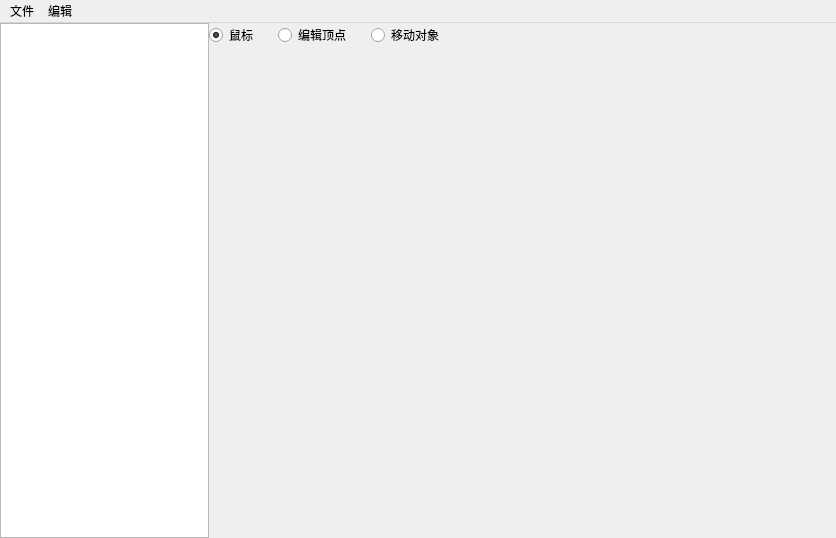
<?xml version="1.0" encoding="UTF-8"?>
<ui version="4.0">
 <class>MainWindow</class>
 <widget class="QMainWindow" name="MainWindow">
  <property name="geometry">
   <rect>
    <x>0</x>
    <y>0</y>
    <width>836</width>
    <height>538</height>
   </rect>
  </property>
  <property name="windowTitle">
   <string>MainWindow</string>
  </property>
  <widget class="QWidget" name="centralWidget">
   <layout class="QHBoxLayout" name="horizontalLayout" stretch="1,3">
    <property name="spacing">
     <number>0</number>
    </property>
    <property name="leftMargin">
     <number>0</number>
    </property>
    <property name="topMargin">
     <number>0</number>
    </property>
    <property name="rightMargin">
     <number>0</number>
    </property>
    <property name="bottomMargin">
     <number>0</number>
    </property>
    <item>
     <widget class="SideListWidget" name="listWidget">
      <property name="focusPolicy">
       <enum>Qt::NoFocus</enum>
      </property>
     </widget>
    </item>
    <item>
     <layout class="QVBoxLayout" name="verticalLayout" stretch="0,1">
      <property name="spacing">
       <number>0</number>
      </property>
      <item>
       <layout class="QHBoxLayout" name="horizontalLayout_3">
        <property name="spacing">
         <number>20</number>
        </property>
        <item>
         <widget class="QRadioButton" name="rbArrow">
          <property name="focusPolicy">
           <enum>Qt::NoFocus</enum>
          </property>
          <property name="text">
           <string>鼠标</string>
          </property>
          <property name="icon">
           <iconset resource="src.qrc">
            <normaloff>:/CursorIcon/src/ArrowCursor.png</normaloff>:/CursorIcon/src/ArrowCursor.png</iconset>
          </property>
          <property name="checked">
           <bool>true</bool>
          </property>
         </widget>
        </item>
        <item>
         <widget class="QRadioButton" name="rbVertex">
          <property name="focusPolicy">
           <enum>Qt::NoFocus</enum>
          </property>
          <property name="text">
           <string>编辑顶点</string>
          </property>
          <property name="icon">
           <iconset resource="src.qrc">
            <normaloff>:/CursorIcon/src/VertexCursor.png</normaloff>:/CursorIcon/src/VertexCursor.png</iconset>
          </property>
         </widget>
        </item>
        <item>
         <widget class="QRadioButton" name="rbMove">
          <property name="focusPolicy">
           <enum>Qt::NoFocus</enum>
          </property>
          <property name="text">
           <string>移动对象</string>
          </property>
          <property name="icon">
           <iconset resource="src.qrc">
            <normaloff>:/CursorIcon/src/MoveCursor.png</normaloff>:/CursorIcon/src/MoveCursor.png</iconset>
          </property>
         </widget>
        </item>
        <item>
         <spacer name="horizontalSpacer">
          <property name="orientation">
           <enum>Qt::Horizontal</enum>
          </property>
          <property name="sizeHint" stdset="0">
           <size>
            <width>40</width>
            <height>20</height>
           </size>
          </property>
         </spacer>
        </item>
       </layout>
      </item>
      <item>
       <widget class="Viewport" name="viewport" native="true"/>
      </item>
     </layout>
    </item>
   </layout>
  </widget>
  <widget class="QMenuBar" name="menuBar">
   <property name="geometry">
    <rect>
     <x>0</x>
     <y>0</y>
     <width>836</width>
     <height>26</height>
    </rect>
   </property>
   <widget class="QMenu" name="menu">
    <property name="title">
     <string>文件</string>
    </property>
    <addaction name="actNew"/>
    <addaction name="actOpen"/>
    <addaction name="separator"/>
    <addaction name="actSave"/>
    <addaction name="actSaveAs"/>
    <addaction name="separator"/>
    <addaction name="actExportAll"/>
   </widget>
   <widget class="QMenu" name="menu_2">
    <property name="title">
     <string>编辑</string>
    </property>
    <addaction name="actAddPolygon"/>
    <addaction name="actAddBackground"/>
   </widget>
   <addaction name="menu"/>
   <addaction name="menu_2"/>
  </widget>
  <action name="actNew">
   <property name="text">
    <string>新建(&amp;N)</string>
   </property>
   <property name="shortcut">
    <string>Ctrl+N</string>
   </property>
  </action>
  <action name="actOpen">
   <property name="text">
    <string>打开(&amp;O)</string>
   </property>
   <property name="shortcut">
    <string>Ctrl+O</string>
   </property>
  </action>
  <action name="actSave">
   <property name="text">
    <string>保存(&amp;S)</string>
   </property>
   <property name="shortcut">
    <string>Ctrl+S</string>
   </property>
  </action>
  <action name="actSaveAs">
   <property name="text">
    <string>另存为</string>
   </property>
  </action>
  <action name="actAddPolygon">
   <property name="text">
    <string>添加多边形</string>
   </property>
  </action>
  <action name="actAddBackground">
   <property name="text">
    <string>添加背景图片</string>
   </property>
  </action>
  <action name="actExportAll">
   <property name="text">
    <string>导出所有(&amp;E)</string>
   </property>
   <property name="shortcut">
    <string>Ctrl+E</string>
   </property>
  </action>
 </widget>
 <layoutdefault spacing="6" margin="11"/>
 <customwidgets>
  <customwidget>
   <class>SideListWidget</class>
   <extends>QListWidget</extends>
   <header>SideListWidget/sidelistwidget.h</header>
  </customwidget>
  <customwidget>
   <class>Viewport</class>
   <extends>QWidget</extends>
   <header>Viewport/viewport.h</header>
   <container>1</container>
  </customwidget>
 </customwidgets>
 <resources>
  <include location="src.qrc"/>
 </resources>
 <connections/>
</ui>
